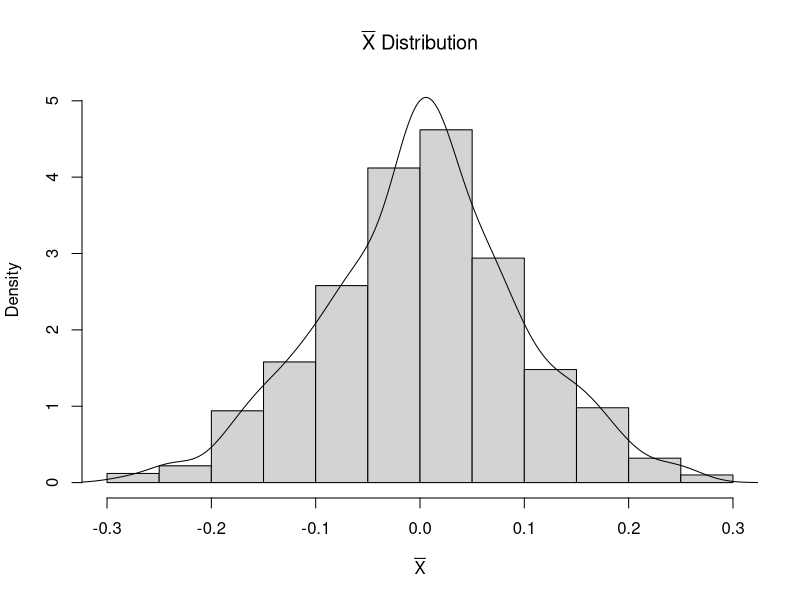
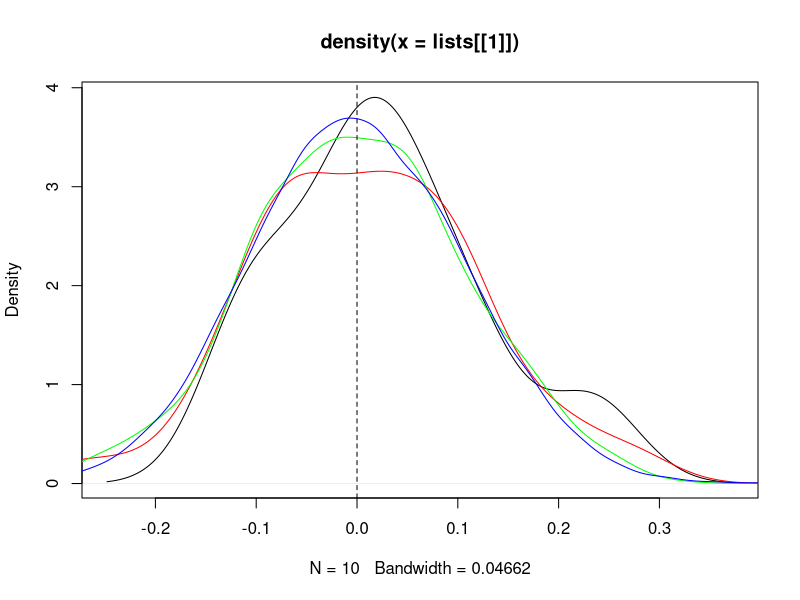

R code for these plots, in order:
## ---- chunk 1
knitr::opts_chunk$set(echo = TRUE, message = FALSE, warning = FALSE,
                      fig.align = "center")
## ---- chunk 2
set.seed(987)
n <- 40 # Sample Size
unif_sample <- runif(n, -1, 1)
head(unif_sample, 20)
## ---- chunk 3
est1_mean <- sum(unif_sample) / length(unif_sample)
est1_mean

est1_var <- sum((unif_sample - est1_mean)^2) / (length(unif_sample) - 1)
est1_var
## ---- chunk 4
est_mean <- mean(unif_sample)
est_mean
est_var <- var(unif_sample)
est_var
## ---- chunk 5
N <- 1000 # Number of samples
set.seed(456)

list_of_unif_samples <- lapply(1:N, function(x) {
  runif(n, -1, 1)
})

list_of_est_means <- sapply(list_of_unif_samples, mean)
## ---- chunk 6
tcl_mean_est <- mean(list_of_est_means)
tcl_mean_est

tcl_var_estimate <- var(list_of_est_means) * n
tcl_var_estimate
## ---- chunk 7
alpha <- 0.05
z_coef <- qnorm(1 - alpha/2)
tcl_se_estimate <- sd(list_of_est_means)
tcl_mean_est + c(-1, 1) * z_coef * tcl_se_estimate 
## ---- chunk 8
t_test <- t.test(list_of_est_means)
t_test$estimate + (t_test$conf.int - t_test$estimate)*sqrt(N)
## ---- chunk 9
hist(list_of_est_means, freq = F, 
     ylim = c(0, max(hist(list_of_est_means, plot = F)$density,
                     density(list_of_est_means)$y)),
     xlab = expression(bar(X)),
     main = (expression(paste(bar(X), " Distribution"))))
lines(density(list_of_est_means))
## ---- chunk 10
getListOfUnifSamples <- function(N = 1000, n = 30) {
  list_of_unif_samples <- lapply(1:N, function(x) {
    runif(n, -1, 1)
})

sapply(list_of_unif_samples, mean)
}

set.seed(456)
lists <- sapply(c(10, 100, 1000, 10000), getListOfUnifSamples)

plot(density(lists[[1]]))
lines(density(lists[[2]]), col = "red")
lines(density(lists[[3]]), col = "green")
lines(density(lists[[4]]), col = "blue")
abline(v = 0, lty = 2)
